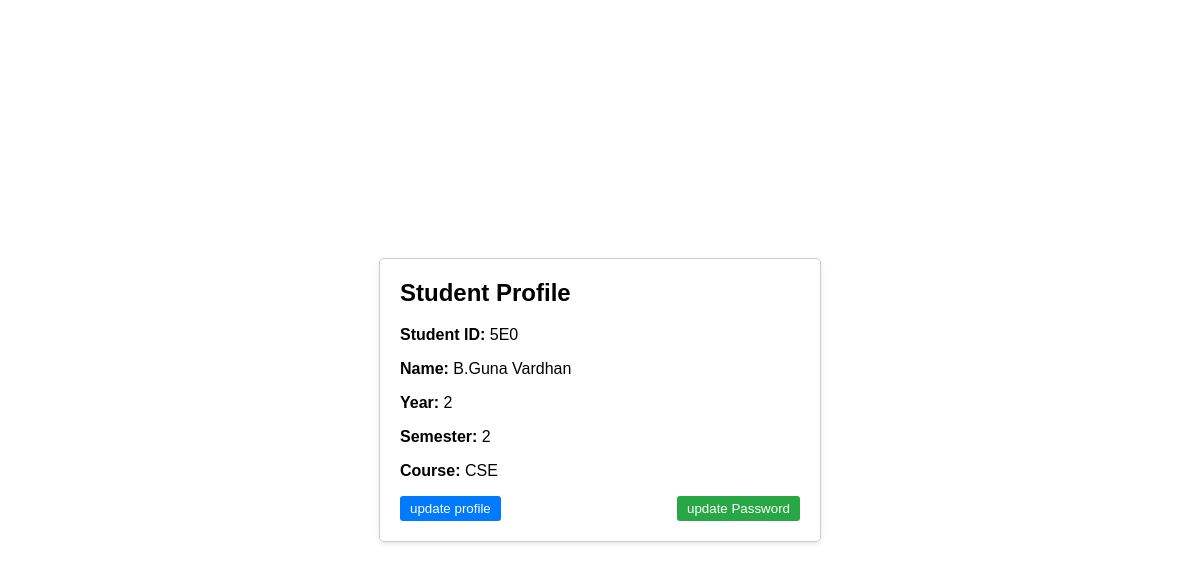
The app's page /myprofile/ (signed in) with its own data.
### base/models.py (models this page shows)
class User(AbstractUser):
    name = models.CharField(max_length=100, null=True)
    course = models.CharField(max_length=100, null=True)
    year = models.CharField(max_length=100, null=True)
    semester = models.CharField(max_length=100, null=True)

### base/views.py (the view)
# urls.py: path('myprofile/',views.profile,name='prof'),
def profile(request):
    user = User.objects.get(username=request.user.username)
    context={'user':user}
    return render(request, 'base/profile.html',context)

### base/templates/base/profile.html
{%block content%}
{% load static %}
<html>
    <head>
        <link rel="stylesheet" href="{%static 'styles/profile.css'%}" me dia="screen"/>
    </head>
    <body>
        <div class="profile">
            <h2>Student Profile</h2>
            <p><strong>Student ID:</strong> <span id="student-id">{{user.username}}</span></p>
            <p><strong>Name:</strong> <span id="student-name">{{user.name}}</span></p>
            <p><strong>Year:</strong> <span id="student-year">{{user.year}}</span></p>
            <p><strong>Semester:</strong> <span id="student-semester">{{user.semester}}</span></p>
            <p><strong>Course:</strong> <span id="student-course">{{user.course}}</span></p>
            <div class="btn-container">
                <a href="{%url 'admin'%}">
                <button class="btn btn-update-profile">update profile</button>
                </a>
                <a href="{%url 'cp'%}">
                <button class="btn btn-update-password">update Password</button>
                </a>
            </div>
        </div>
    </body>
</html>
{%endblock content%}

### base/static/styles/profile.css (style rules this page uses)
body { font-family: Arial, sans-serif; display: flex; justify-content: center; align-items: center; min-height: 100vh;; margin: 0; }
.profile { width: 400px; padding: 20px; border: 1px solid #ccc; border-radius: 5px; box-shadow: 0 2px 5px rgba(0, 0, 0, 0.1); }
.profile h2 { margin-top: 0; }
.btn-container { display: flex; justify-content: space-between; margin-top: 10px; }
.btn { padding: 5px 10px; border: none; border-radius: 3px; cursor: pointer; }
.btn-update-profile { background-color: #007bff; color: #fff; }
.btn-update-password { background-color: #28a745; color: #fff; }

### records on screen
User: username "5E0", name "B.Guna Vardhan", year "2", semester "2", course "CSE"
